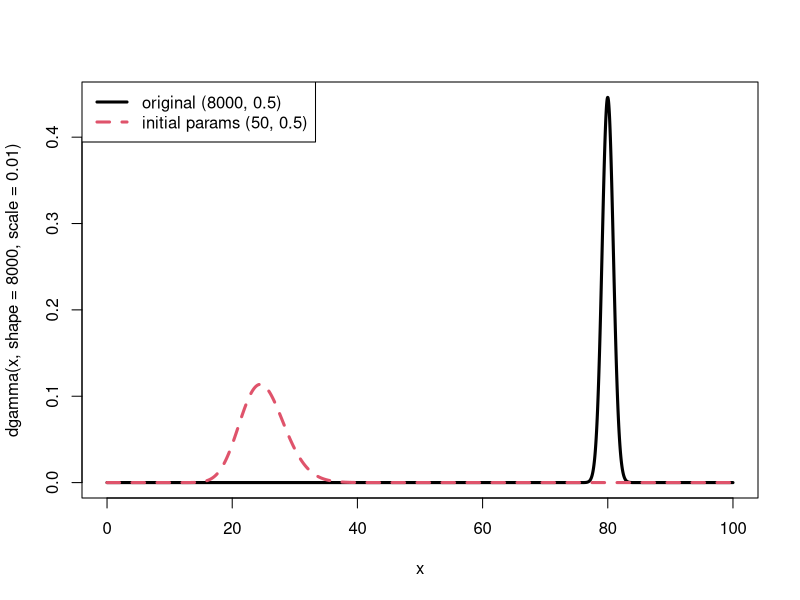

Here is the R script that generated this plot:

graphics.off();
dev.new(width=8, height=4);

x = seq(0, 100, length=10000)
plot(x, dgamma(x, shape=8000, scale=0.01), type="l", col=1, lwd=3)
lines(x, dgamma(x, shape=50, scale=0.5), type="l", col=2, lwd=3, lty=2)

legend("topleft", c("original (8000, 0.5)", "initial params (50, 0.5)"), col=1:2, lwd=3, lty=1:2);

savePlot("initparam.png");
